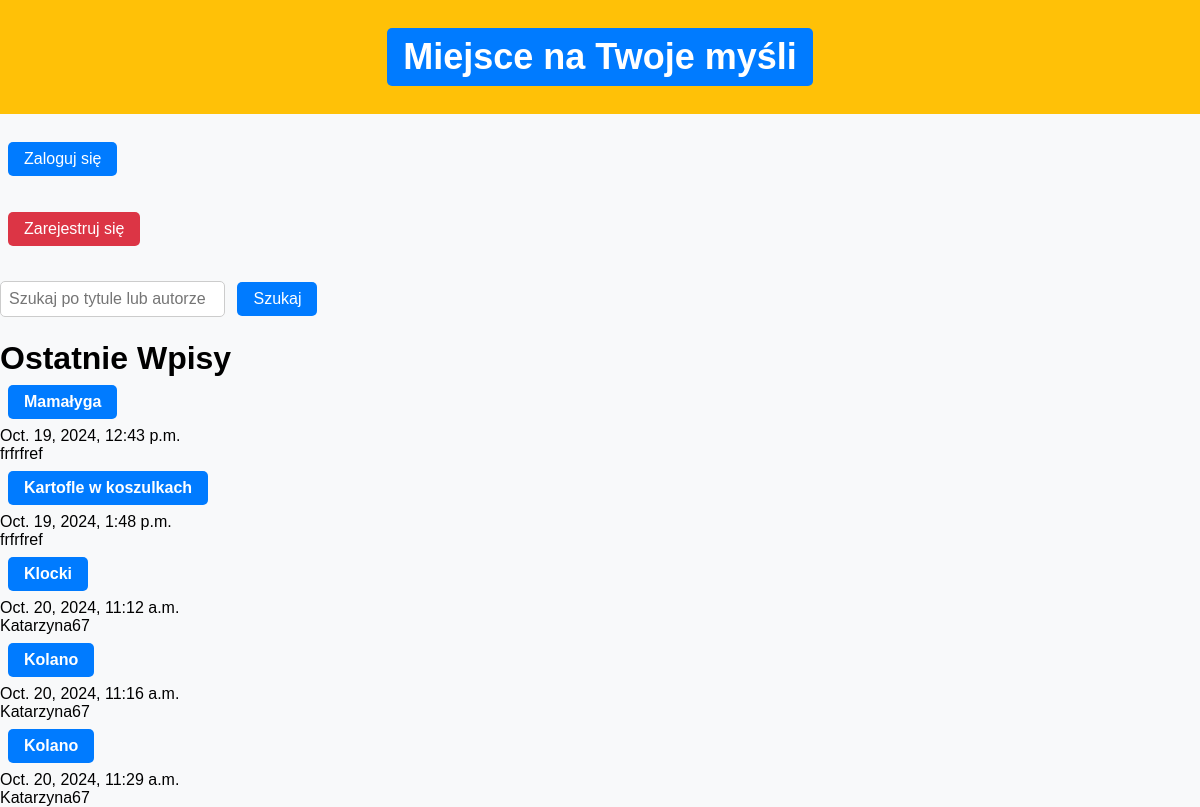
The page / on the database its author committed.
### blog/models.py (models this page shows, shortened)
class Post(models.Model):
    title = models.CharField(max_length=200)
    content = models.TextField()
    author = models.ForeignKey(User, on_delete=models.CASCADE)
    created_at = models.DateTimeField(auto_now_add=True)
    updated_at = models.DateTimeField(auto_now=True)
    published_date = models.DateTimeField(null=True, blank=True)

### blog_project/views.py (the view)
# urls.py: path('', PostListView.as_view(), name='home'),
class PostListView(ListView):
    model = Post
    template_name = 'blog/home.html'
    context_object_name = 'posts'

### blog/templates/blog/home.html
{% extends "base.html" %} {% block content %}
<h1>Ostatnie Wpisy</h1>
{% for post in posts %}
<div class="post">
  <h2><a href="{% url 'post_detail' post.id %}">{{ post.title }}</a></h2>
  <p>{{ post.created_at }}</p>
  <p>{{ post.author.username }}</p>
</div>
{% empty %}
<p>Brak wpisów.</p>
{% endfor %} {% endblock %}

### blog/templates/base.html (shortened to what this page needs)
<!DOCTYPE html>
<html lang="pl">
  <head>
    {% load static %}
    <link rel="stylesheet" href="{% static 'css/styles.css' %}" />
  </head>
  <body>
    <div class="banner">
      <a href="{% url 'home' %}">
        <h1>Miejsce na Twoje myśli</h1>
      </a>
    </div>
    <div class="navbar">
      {% if user.is_authenticated %}
      <a href="{% url 'user_articles' %}">Moje artykuły</a>
      <form action="{% url 'logout' %}" method="post">
        {% csrf_token %}
        <button type="submit">Wyloguj się</button>
      </form>
      {% else %}
      <form action="{% url 'login' %}" method="post">
        <button type="submit">Zaloguj się</button>
      </form>
      <form action="{% url 'register' %}" method="get">
        <button type="submit" class="red-btn">Zarejestruj się</button>
      </form>
      {% endif %}
      <form method="get" action="{% url 'search_results' %}">
        <input
          type="text"
          name="query"
          placeholder="Szukaj po tytule lub autorze"
          value="{{ request.GET.query }}"
          class="search-input"
        />
        <button type="submit" class="search-button">Szukaj</button>
      </form>
    </div>
    <div>{% block content %} {% endblock %}</div>
  </body>
</html>

### blog/static/css/styles.css (style rules this page uses)
* { margin: 0; padding: 0; box-sizing: border-box; }
body { font-family: Arial, sans-serif; background-color: #f8f9fa; }
.banner { background-color: #ffc107; padding: 20px 0; text-align: center; margin-bottom: 20px; }
.banner h1 { color: white; font-size: 36px; margin: 0; }
button, a { font-size: 16px; padding: 8px 16px; margin: 8px; text-decoration: none; background-color: #007bff; color: white; border: none; border-radius: 5px; cursor: pointer; display: inline-block; width: auto; }
.red-btn { background-color: #dc3545; border-radius: 5px; padding: 8px 16px; margin: 8px; color: white; font-size: 16px; display: inline-block; text-decoration: none; }
.navbar { margin: 16px 0; display: flex; flex-direction: column; align-items: flex-start; gap: 20px; }
.search-input { padding: 8px; font-size: 16px; border: 1px solid #ccc; border-radius: 5px; }
.search-button { padding: 8px 16px; background-color: #007bff; color: white; border: none; border-radius: 5px; cursor: pointer; }
form { display: inline-block; }

### rows shown on the page
Post: title "Mamałyga", created_at "Oct. 19, 2024, 12:43 p.m.", author.username "frfrfref"
Post: title "Kartofle w koszulkach", created_at "Oct. 19, 2024, 1:48 p.m.", author.username "frfrfref"
Post: title "Klocki", created_at "Oct. 20, 2024, 11:12 a.m.", author.username "Katarzyna67"
Post: title "Kolano", created_at "Oct. 20, 2024, 11:16 a.m.", author.username "Katarzyna67"
Post: title "Kolano", created_at "Oct. 20, 2024, 11:29 a.m.", author.username "Katarzyna67"
